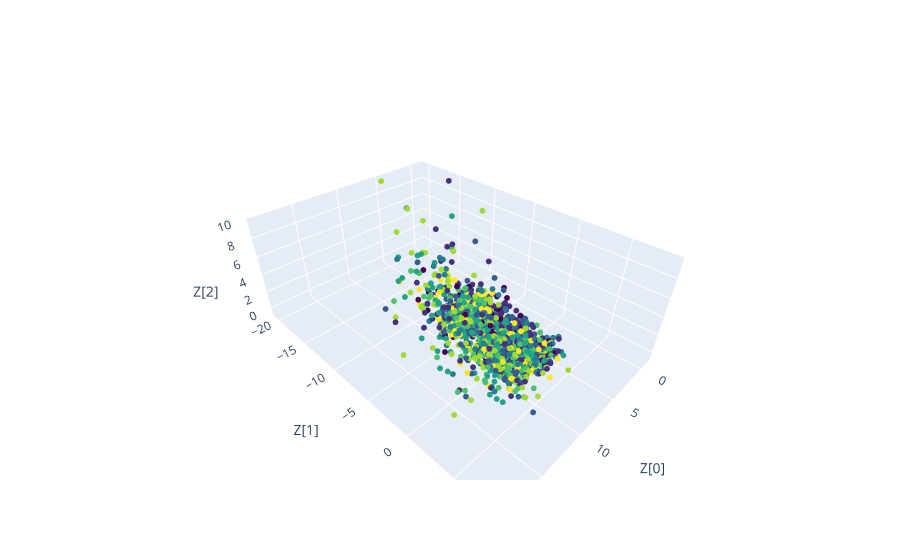

The notebook cell saved with this chart:
### Code cell
plot_label_clusters(vae_sc, spectral_centroids, y_labels)

### Figure 1 — Plotly figure (JSON) as saved in the notebook; plotly's stock layout.template omitted (floating-point values rounded to 4 significant figures; data arrays with more than 128 entries replaced by an {"elided": "..."} marker saying what was removed)
{"data": [{"marker": {"color": {"elided": "1440 int values"}, "colorscale": [[0, "#440154"], [0.1111, "#482878"], [0.2222, "#3e4989"], [0.3333, "#31688e"], [0.4444, "#26828e"], [0.5556, "#1f9e89"], [0.6667, "#35b779"], [0.7778, "#6ece58"], [0.8889, "#b5de2b"], [1, "#fde725"]], "size": 2}, "mode": "markers", "type": "scatter3d", "x": {"elided": "1440 float values"}, "y": {"elided": "1440 float values"}, "z": {"elided": "1440 float values"}}], "layout": {"scene": {"xaxis": {"title": {"text": "Z[0]"}}, "yaxis": {"title": {"text": "Z[1]"}}, "zaxis": {"title": {"text": "Z[2]"}}}}}
